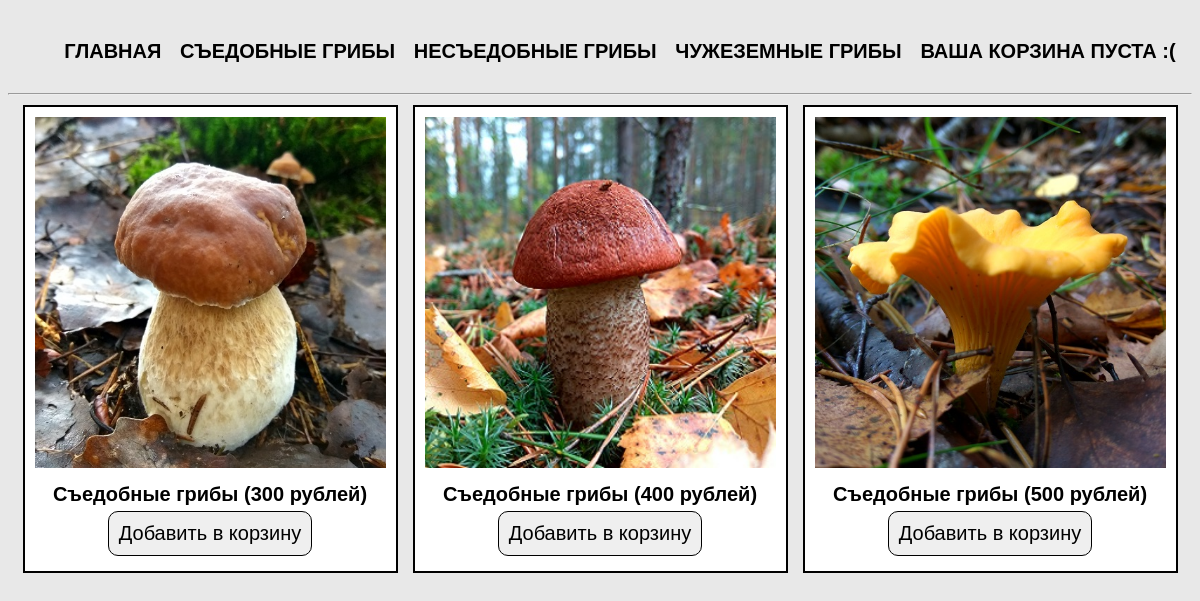
Page /index.php?cat=edible on the committed database.
### tables this page shows
CREATE TABLE `cats` (
  `id` int(11) NOT NULL,
  `name` varchar(50) NOT NULL,
  `rus_name` varchar(50) NOT NULL
);

CREATE TABLE `products` (
  `id` int(11) NOT NULL,
  `title` varchar(50) NOT NULL,
  `cat_id` int(11) NOT NULL,
  `price` int(11) NOT NULL,
  `rus_name` varchar(50) NOT NULL,
  `img` varchar(50) NOT NULL,
  `descr` text NOT NULL
);

### index.php (the view, shortened to what this page needs)
<?php
    require_once 'parts/header.php';
    if (isset($_GET['cat'])){
        $currentCat = $_GET['cat'];
        $products = $connect->query("SELECT * FROM products
                                     JOIN cats ON cat_id=cats.id AND name='$currentCat'");
        $products = $products->fetchAll(PDO::FETCH_ASSOC);
    } else {
        $products = $connect->query("SELECT * FROM products");
        $products = $products->fetchAll(PDO::FETCH_ASSOC);
    }
?>
    <div class="main">
        <?
        if ($products){
            foreach ($products as $product) { ?>
                <div class="card">
                    <a href="product.php?product=<?=$product['title'] ?>">
                        <img src="img/<?= $product['img']?>" alt="<?= $product['title']?>">
                    </a>
                    <div class="label"><?= $product['rus_name']?> (<?= $product['price']?> рублей)</div>
                    <?php require ('parts/add-form.php'); ?>
                </div>
            <? };
        } else {
            echo  "<h1 style='text-align: center'>";
            echo 'Данной категории товаров не существует!<br> Выберите другую категорию в меню.';
            echo "</h1>";
        };
        ?>
    </div>
</body>
</html>

### parts/header.php (shortened to what this page needs)
<?php
    require_once 'db/db.php';
    $cats = $connect->query("SELECT * FROM cats");
    $cats = $cats->fetchAll(PDO::FETCH_ASSOC);
?>
<!doctype html>
<html lang="ru">
<head>
    <link rel="stylesheet" href="css/style.css">
</head>
<body>
<nav>
    <ul>
        <li><a href="index.php">Главная</a></li>
        <? foreach ($cats as $cat) {?>
        <li><a href="index.php?cat=<? echo $cat['name']?>"><? echo $cat['rus_name']; ?></a></li>
        <? } ?>
        <li><?php
            if ($_SESSION['totalQuantity']){ ?>
                <a href="cart.php">Корзина <span style="font-weight: 300">(Товаров: <?= $_SESSION['totalQuantity']?> на сумму <?= $_SESSION['totalPrice']?> руб)</span></a>
            <?php } else { ?>
            <a href="#">Ваша корзина пуста :(</a>
            <?php } ?>
        </li>
    </ul>
</nav>
<hr>

### parts/add-form.php (shortened to what this page needs)
<form action="actions/add.php" method="post">
    <input type="submit" value="Добавить в корзину">
</form>

### css/style.css (style rules this page uses)
* { font-family: 'Arial', sans-serif; font-size: 20px; }
body { margin-top: 20px; background-color: #e8e8e8; }
a { text-decoration: none; text-transform: uppercase; color: #000000; -webkit-transition: all .3s; -moz-transition: all .3s; -ms-transition: all .3s; -o-transition: all .3s; transition: all .3s; }
input, button { margin: 5px auto; border: none; padding: 10px; -webkit-transition: all .3s; -moz-transition: all .3s; -ms-transition: all .3s; -o-transition: all .3s; transition: all .3s; }
input[type=submit], button { -webkit-border-radius: 10px; -moz-border-radius: 10px; border-radius: 10px; border: 1px solid black; display: block; cursor: pointer; }
label, .label { margin-top: 10px; font-weight: 700; }
img { width: 100%; }
.main, nav { width: 1170px; margin: auto; display: flex; flex-wrap: wrap; justify-content: space-around; }
nav ul { display: flex; list-style: none; width: 100%; justify-content: space-around; font-weight: 700; }
.card { margin-bottom: 15px; width: 30%; padding: 10px; border: 2px solid black; text-align: center; background-color: #fff; }

### rows in the picture
cats: rus_name "СЪЕДОБНЫЕ ГРИБЫ"
cats: rus_name "НЕСЪЕДОБНЫЕ ГРИБЫ"
cats: rus_name "ЧУЖЕЗЕМНЫЕ ГРИБЫ"
products: img+title (picture), cat.rus_name "Съедобные грибы", price "300"
products: img+title (picture), cat.rus_name "Съедобные грибы", price "400"
products: img+title (picture), cat.rus_name "Съедобные грибы", price "500"
